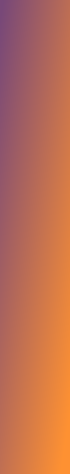
             <widget class="QFrame" name="frame_4">
              <property name="minimumSize">
               <size>
                <width>70</width>
                <height>0</height>
               </size>
              </property>
              <property name="maximumSize">
               <size>
                <width>70</width>
                <height>16777215</height>
               </size>
              </property>
              <property name="styleSheet">
               <string notr="true">background-color: qlineargradient(spread:pad, x1:0.051, y1:0, x2:1, y2:1, stop:0 rgba(120, 72, 120, 255), stop:0.931818 rgba(254, 145, 50, 255));
border-radius: 0px;
border-top-left-radius: 20px;
border-bottom-right-radius: 20px;</string>
              </property>
              <property name="frameShape">
               <enum>QFrame::StyledPanel</enum>
              </property>
              <property name="frameShadow">
               <enum>QFrame::Raised</enum>
              </property>
              <layout class="QGridLayout" name="gridLayout_7">
               <property name="leftMargin">
                <number>5</number>
               </property>
               <property name="topMargin">
                <number>9</number>
               </property>
               <property name="rightMargin">
                <number>5</number>
               </property>
               <property name="verticalSpacing">
                <number>5</number>
               </property>
               <item row="1" column="1">
                <widget class="QPushButton" name="pushButton_4">
                 <property name="minimumSize">
                  <size>
                   <width>0</width>
                   <height>60</height>
                  </size>
                 </property>
                 <property name="maximumSize">
                  <size>
                   <width>16777215</width>
                   <height>60</height>
                  </size>
                 </property>
                 <property name="font">
                  <font>
                   <family>MS Shell Dlg 2</family>
                   <pointsize>12</pointsize>
                   <weight>9</weight>
                   <italic>false</italic>
                   <bold>false</bold>
                   <underline>false</underline>
                   <strikeout>false</strikeout>
                   <stylestrategy>PreferAntialias</stylestrategy>
                   <kerning>true</kerning>
                  </font>
                 </property>
                 <property name="cursor">
                  <cursorShape>PointingHandCursor</cursorShape>
                 </property>
                 <property name="toolTip">
                  <string>Home</string>
                 </property>
                 <property name="layoutDirection">
                  <enum>Qt::LeftToRight</enum>
                 </property>
                 <property name="styleSheet">
                  <string notr="true">QPushButton {
	background-color: transparent;
	color: rgb(244, 241, 244);
	font: 75 12pt &quot;MS Shell Dlg 2&quot;;}

QPushButton::hover {
	border: 1px solid rgb(244, 241, 244);
	border-radius: 10px;

	
}

QPushButton::pressed {
	background-color: rgba(244, 241, 244, 20);

}

QToolTip{
	background-color: rgb(255, 255, 255);
}</string>
                 </property>
                 <property name="text">
                  <string/>
                 </property>
                 <property name="icon">
                  <iconset>
                   <normaloff>icons/home (1).png</normaloff>icons/home (1).png</iconset>
                 </property>
                 <property name="iconSize">
                  <size>
                   <width>25</width>
                   <height>25</height>
                  </size>
                 </property>
                </widget>
               </item>
               <item row="4" column="1">
                <widget class="QPushButton" name="pushButton_7">
                 <property name="minimumSize">
                  <size>
                   <width>0</width>
                   <height>60</height>
                  </size>
                 </property>
                 <property name="maximumSize">
                  <size>
                   <width>16777215</width>
                   <height>60</height>
                  </size>
                 </property>
                 <property name="font">
                  <font>
                   <family>MS Shell Dlg 2</family>
                   <pointsize>12</pointsize>
                   <weight>9</weight>
                   <italic>false</italic>
                   <bold>false</bold>
                   <underline>false</underline>
                   <strikeout>false</strikeout>
                   <stylestrategy>PreferAntialias</stylestrategy>
                   <kerning>true</kerning>
                  </font>
                 </property>
                 <property name="cursor">
                  <cursorShape>PointingHandCursor</cursorShape>
                 </property>
                 <property name="toolTip">
                  <string>Facility Reservation</string>
                 </property>
                 <property name="layoutDirection">
                  <enum>Qt::LeftToRight</enum>
                 </property>
                 <property name="styleSheet">
                  <string notr="true">QPushButton {
	background-color: transparent;
	color: rgb(244, 241, 244);
	font: 75 12pt &quot;MS Shell Dlg 2&quot;;}

QPushButton::hover {
	border: 1px solid rgb(244, 241, 244);
	border-radius: 10px;
}

QPushButton::pressed {
	background-color: rgba(244, 241, 244, 20);
}

QToolTip{
	background-color: rgb(255, 255, 255);
}</string>
                 </property>
                 <property name="text">
                  <string/>
                 </property>
                 <property name="icon">
                  <iconset>
                   <normaloff>icons/dumbbell (1).png</normaloff>icons/dumbbell (1).png</iconset>
                 </property>
                 <property name="iconSize">
                  <size>
                   <width>30</width>
                   <height>30</height>
                  </size>
                 </property>
                </widget>
               </item>
               <item row="5" column="1">
                <spacer name="verticalSpacer_5">
                 <property name="orientation">
                  <enum>Qt::Vertical</enum>
                 </property>
                 <property name="sizeHint" stdset="0">
                  <size>
                   <width>20</width>
                   <height>67</height>
                  </size>
                 </property>
                </spacer>
               </item>
               <item row="2" column="1">
                <widget class="QPushButton" name="pushButton_5">
                 <property name="minimumSize">
                  <size>
                   <width>0</width>
                   <height>60</height>
                  </size>
                 </property>
                 <property name="maximumSize">
                  <size>
                   <width>16777215</width>
                   <height>60</height>
                  </size>
                 </property>
                 <property name="font">
                  <font>
                   <family>MS Shell Dlg 2</family>
                   <pointsize>12</pointsize>
                   <weight>9</weight>
                   <italic>false</italic>
                   <bold>false</bold>
                   <underline>false</underline>
                   <strikeout>false</strikeout>
                   <stylestrategy>PreferAntialias</stylestrategy>
                   <kerning>true</kerning>
                  </font>
                 </property>
                 <property name="cursor">
                  <cursorShape>PointingHandCursor</cursorShape>
                 </property>
                 <property name="toolTip">
                  <string>Pe Uniform</string>
                 </property>
                 <property name="layoutDirection">
                  <enum>Qt::LeftToRight</enum>
                 </property>
                 <property name="styleSheet">
                  <string notr="true">QPushButton {
	background-color: transparent;
	color: rgb(244, 241, 244);
	font: 75 12pt &quot;MS Shell Dlg 2&quot;;}

QPushButton::hover {
	border: 1px solid rgb(244, 241, 244);
	border-radius: 10px;
}

QPushButton::pressed {
	background-color: rgba(244, 241, 244, 20);
}

QToolTip{
	background-color: rgb(255, 255, 255);
}</string>
                 </property>
                 <property name="text">
                  <string/>
                 </property>
                 <property name="icon">
                  <iconset>
                   <normaloff>icons/tshirt (1).png</normaloff>icons/tshirt (1).png</iconset>
                 </property>
                 <property name="iconSize">
                  <size>
                   <width>25</width>
                   <height>25</height>
                  </size>
                 </property>
                </widget>
               </item>
               <item row="6" column="1">
                <widget class="QPushButton" name="pushButton_8">
                 <property name="minimumSize">
                  <size>
                   <width>0</width>
                   <height>60</height>
                  </size>
                 </property>
                 <property name="maximumSize">
                  <size>
                   <width>16777215</width>
                   <height>60</height>
                  </size>
                 </property>
                 <property name="font">
                  <font>
                   <family>MS Shell Dlg 2</family>
                   <pointsize>12</pointsize>
                   <weight>9</weight>
                   <italic>false</italic>
                   <bold>false</bold>
                   <underline>false</underline>
                   <strikeout>false</strikeout>
                   <stylestrategy>PreferAntialias</stylestrategy>
                   <kerning>true</kerning>
                  </font>
                 </property>
                 <property name="cursor">
                  <cursorShape>PointingHandCursor</cursorShape>
                 </property>
                 <property name="toolTip">
                  <string>Logout</string>
                 </property>
                 <property name="layoutDirection">
                  <enum>Qt::LeftToRight</enum>
                 </property>
                 <property name="styleSheet">
                  <string notr="true">QPushButton {
	background-color: transparent;
	color: rgb(244, 241, 244);
	font: 75 12pt &quot;MS Shell Dlg 2&quot;;}

QPushButton::hover {
	border: 1px solid rgb(244, 241, 244);
	border-radius: 10px;
}

QPushButton::pressed {
	background-color: rgba(244, 241, 244, 20);
}

QToolTip{
	
	background-color: rgb(255, 255, 255);
}</string>
                 </property>
                 <property name="text">
                  <string/>
                 </property>
                 <property name="icon">
                  <iconset>
                   <normaloff>icons/log-out.png</normaloff>icons/log-out.png</iconset>
                 </property>
                 <property name="iconSize">
                  <size>
                   <width>25</width>
                   <height>25</height>
                  </size>
                 </property>
                 <property name="shortcut">
                  <string>Esc</string>
                 </property>
                </widget>
               </item>
               <item row="3" column="1">
                <widget class="QPushButton" name="pushButton_6">
                 <property name="minimumSize">
                  <size>
                   <width>0</width>
                   <height>60</height>
                  </size>
                 </property>
                 <property name="maximumSize">
                  <size>
                   <width>16777215</width>
                   <height>60</height>
                  </size>
                 </property>
                 <property name="font">
                  <font>
                   <family>MS Shell Dlg 2</family>
                   <pointsize>12</pointsize>
                   <weight>9</weight>
                   <italic>false</italic>
                   <bold>false</bold>
                   <underline>false</underline>
                   <strikeout>false</strikeout>
                   <stylestrategy>PreferAntialias</stylestrategy>
                   <kerning>true</kerning>
                  </font>
                 </property>
                 <property name="cursor">
                  <cursorShape>PointingHandCursor</cursorShape>
                 </property>
                 <property name="toolTip">
                  <string>Equipment Catalog</string>
                 </property>
                 <property name="layoutDirection">
                  <enum>Qt::LeftToRight</enum>
                 </property>
                 <property name="styleSheet">
                  <string notr="true">QPushButton {
	background-color: transparent;
	color: rgb(244, 241, 244);
	font: 75 12pt &quot;MS Shell Dlg 2&quot;;}

QPushButton::hover {
	border: 1px solid rgb(244, 241, 244);
	border-radius: 10px;
}

QPushButton::pressed {
	background-color: rgba(244, 241, 244, 20);
}

QToolTip{
	background-color: rgb(255, 255, 255);
}</string>
                 </property>
                 <property name="text">
                  <string/>
                 </property>
                 <property name="icon">
                  <iconset>
                   <normaloff>icons/football-ball.png</normaloff>icons/football-ball.png</iconset>
                 </property>
                 <property name="iconSize">
                  <size>
                   <width>25</width>
                   <height>25</height>
                  </size>
                 </property>
                </widget>
               </item>
               <item row="0" column="1">
                <spacer name="verticalSpacer_25">
                 <property name="orientation">
                  <enum>Qt::Vertical</enum>
                 </property>
                 <property name="sizeHint" stdset="0">
                  <size>
                   <width>20</width>
                   <height>67</height>
                  </size>
                 </property>
                </spacer>
               </item>
              </layout>
             </widget>
